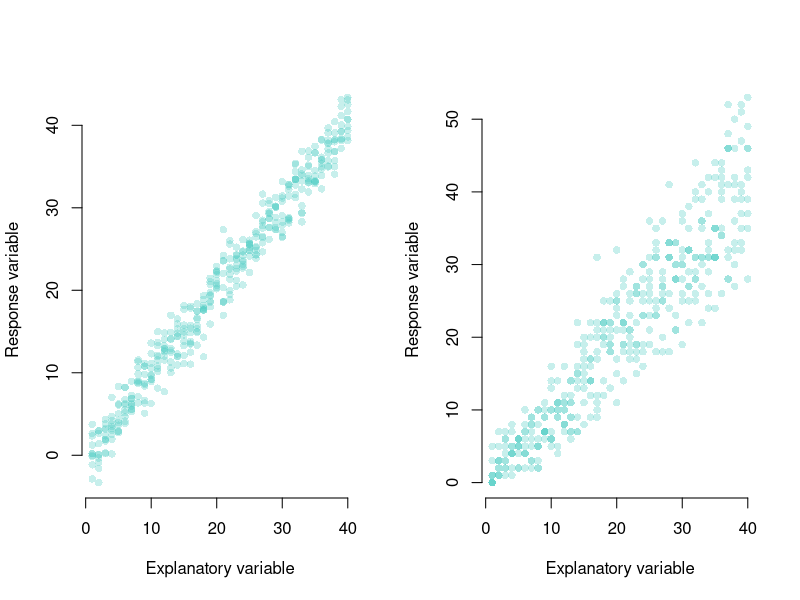
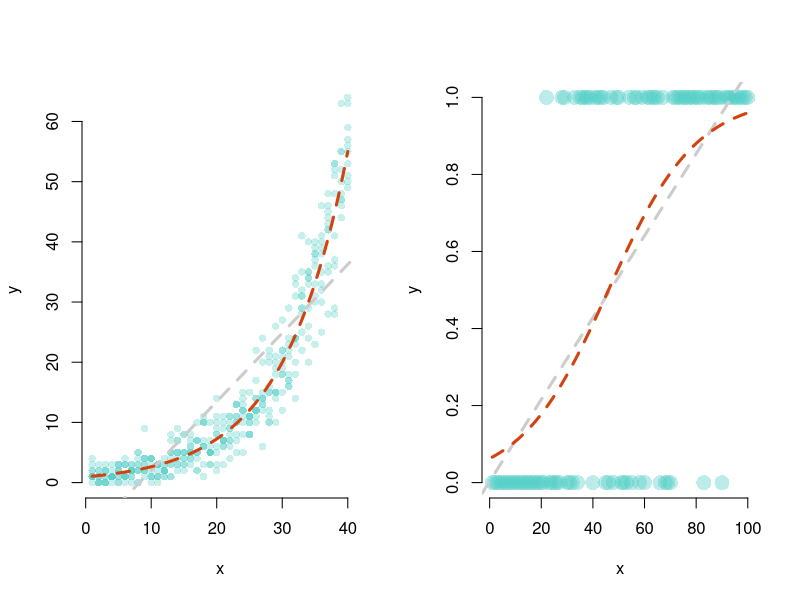
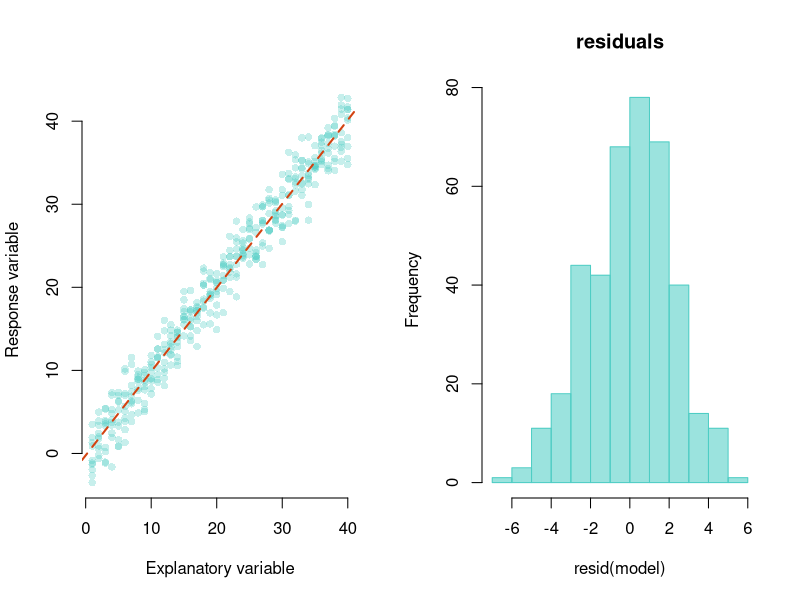
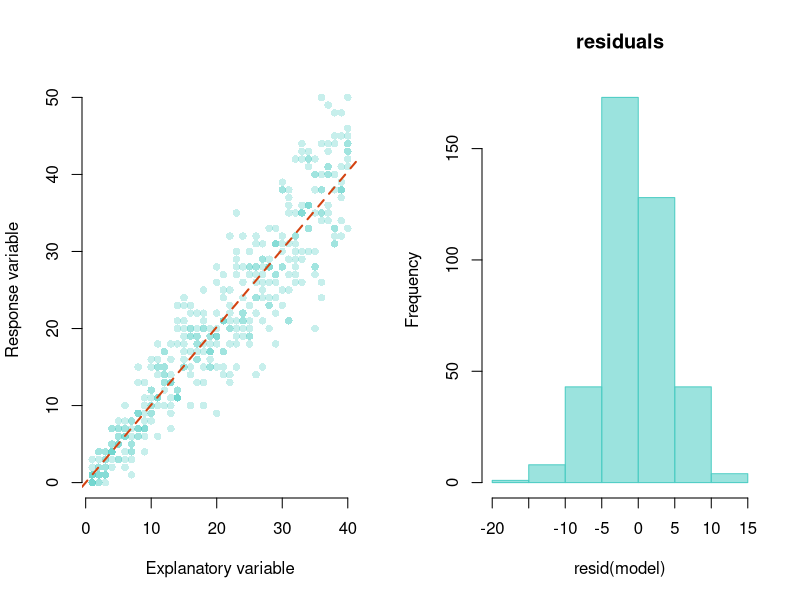
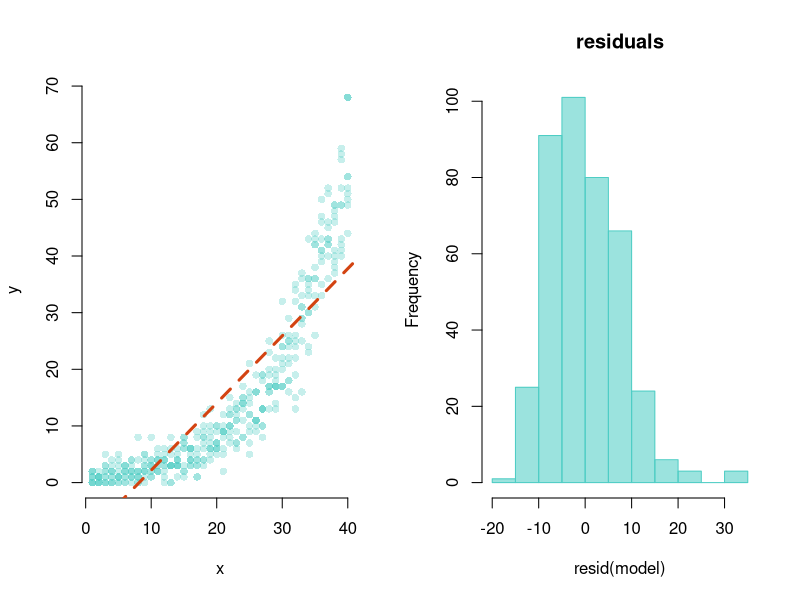
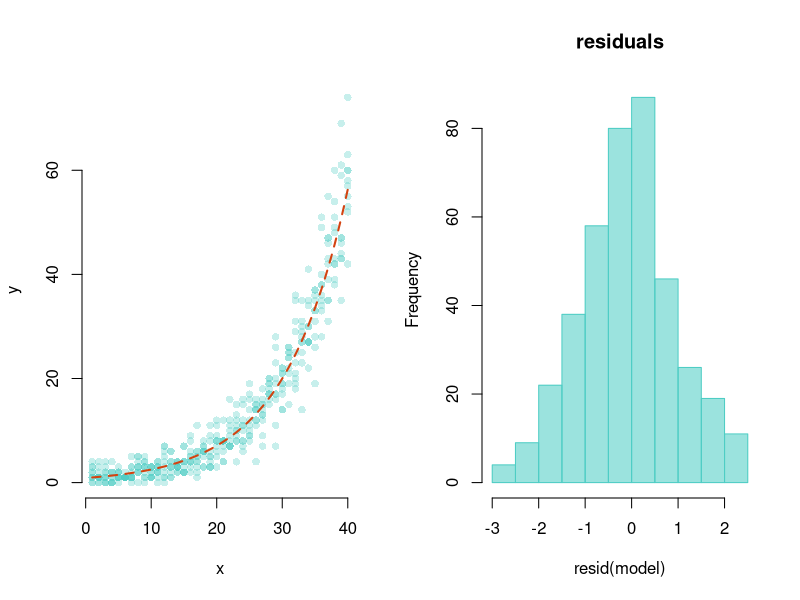
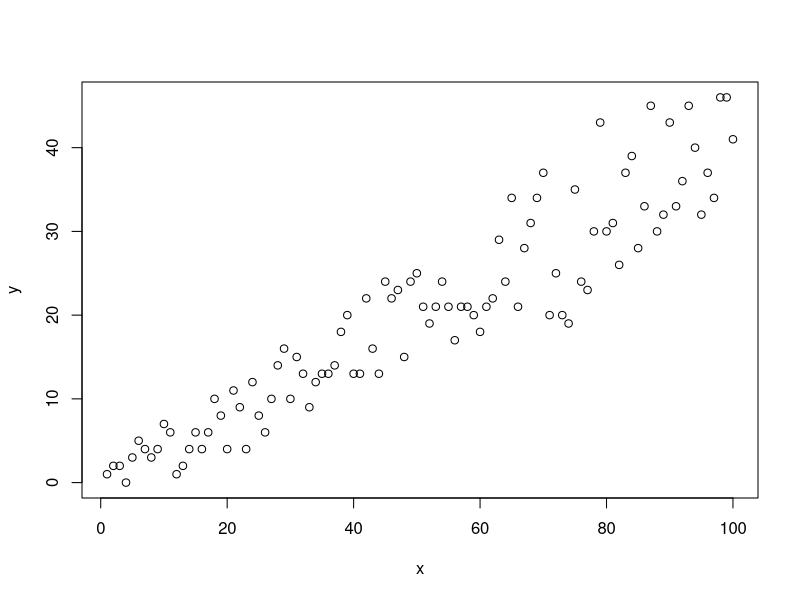
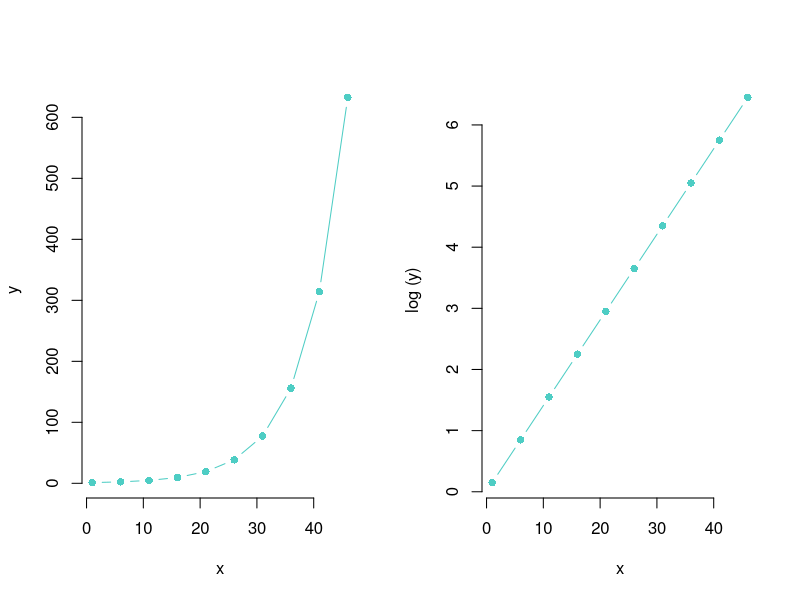

Source code (R) for these figures, in order:
#GLM lecture 1 figures





pdf("GLMVariance.pdf",w=8,h=6)
n = 10
poissondata=data.frame(response=rpois(40*n,rep(1:40,n)),  explanatory=rep(1:40,n))
normaldata=data.frame(response=rnorm(40*n,rep(1:40,n),sd=2),  explanatory=rep(1:40,n))
par(mfrow=c(1,2))
plot(normaldata$explanatory,normaldata$response,pch=16,col="#4ECDC450",bty="n",xlab = "Explanatory variable",ylab="Response variable")
plot(poissondata$explanatory,poissondata$response,pch=16,col="#4ECDC450",bty="n",xlab = "Explanatory variable",ylab="Response variable")
dev.off()


pdf("GLMLinearity.pdf",w=8,h=6)
par(mfrow=c(1,2))
n = 10
x = rep(1:40,n)
y = rpois(length(x),exp(0.1*rep(1:40,n)))

poissondata=data.frame(response=y,  explanatory=x)
plot(poissondata$explanatory,poissondata$response,pch=16,col="#4ECDC450",bty="n",xlab = "x",ylab="y")
model = lm(y~x,poissondata)
abline(model,lty=2,col="grey80",lwd=3)
model = glm(y~x,family="poisson",poissondata)
newX = seq(1,40,0.5)
newY = predict(model,newdata=data.frame(x = newX),type="response")
lines(newX,newY,col="#D34311",lwd=3,lty=2)

###
maxV = 100
nV = 1

x = rep(1:maxV,each=nV)
y = c(NA,length(x))

for (i in 1:maxV){
  y[x==i]<-rbinom(nV,1,i/100)
}

plot(x,y,bty="n",type="n", xlab = "x",ylab = "y")
points(x,y,pch=16,col="#4ECDC460",cex=2)
model = lm(y~x)
abline(model,lty=2,col="grey80",lwd=3)

model = glm(y~x,family="binomial")
lines(1:100,predict(model,x=1:100,type="response"),col="#D34311",lwd=3,lty=2)

dev.off()


pdf("GLMErrorNormality1.pdf",w=8,h=6)
n = 10
poissondata=data.frame(response=rpois(40*n,rep(1:40,n)),  explanatory=rep(1:40,n))
normaldata=data.frame(response=rnorm(40*n,rep(1:40,n),sd=2),  explanatory=rep(1:40,n))
par(mfrow=c(1,2))
plot(normaldata$explanatory,normaldata$response,pch=16,col="#4ECDC450",bty="n",xlab = "Explanatory variable",ylab="Response variable")
model = lm(response~explanatory,data=normaldata)
abline(model,col="#D34311",lwd=2,lty=2)
hist(resid(model),col="#4ECDC490",border="#4ECDC4",main="residuals")
dev.off()

pdf("GLMErrorNormality2.pdf",w=8,h=6)
n = 10
poissondata=data.frame(response=rpois(40*n,rep(1:40,n)),  explanatory=rep(1:40,n))
normaldata=data.frame(response=rnorm(40*n,rep(1:40,n),sd=2),  explanatory=rep(1:40,n))
par(mfrow=c(1,2))
plot(poissondata$explanatory,poissondata$response,pch=16,col="#4ECDC450",bty="n",xlab = "Explanatory variable",ylab="Response variable")
model = lm(response~explanatory,data=poissondata)
abline(model,col="#D34311",lwd=2,lty=2)
hist(resid(model),col="#4ECDC490",border="#4ECDC4",main="residuals")
dev.off()

pdf("GLMErrorNormality2.pdf",w=8,h=6)
par(mfrow=c(1,2))
n = 10
x = rep(1:40,n)
y = rpois(length(x),exp(0.1*rep(1:40,n)))

poissondata=data.frame(response=y,  explanatory=x)
plot(poissondata$explanatory,poissondata$response,pch=16,col="#4ECDC450",bty="n",xlab = "x",ylab="y")
model = lm(y~x,poissondata)
abline(model,lty=2,lwd=3,col="#D34311")
hist(resid(model),col="#4ECDC490",border="#4ECDC4",main="residuals")
dev.off()

pdf("GLMErrorNormality2b.pdf",w=8,h=6)
par(mfrow=c(1,2))
n = 10
x = rep(1:40,n)
y = rpois(length(x),exp(0.1*rep(1:40,n)))

poissondata=data.frame(response=y,  explanatory=x)
plot(poissondata$explanatory,poissondata$response,pch=16,col="#4ECDC450",bty="n",xlab = "x",ylab="y")
#model = lm(y~x,poissondata)
#abline(model,lty=2,lwd=3,col="#D34311")
model = glm(y~x,family="poisson",poissondata)
newX = seq(1,40,0.5)
newY = predict(model,newdata=data.frame(x = newX),type="response")
lines(newX,newY,col="#D34311",lwd=2,lty=2)
hist(resid(model),col="#4ECDC490",border="#4ECDC4",main="residuals")
dev.off()







###



pdf("GLM Poisson.pdf",w=8,h=6)

maxV = 100
nV = 1
x = rep(1:maxV,each=nV)
y = c(NA,length(x))

for (i in 1:maxV){
y[x==i]<-rpois(nV,i*.4)
}

plot(x,y)

dev.off()






pdf("LogLink.pdf",w=8,h=6)
par(mfrow = c(1,2))
x  = seq(1,50,5)
y = exp(0.01 + 0.14*x)
plot(x,y,bty="n",type="n", xlab = "x",ylab = "y")
lines(x,y,pch=16,col="#4ECDC4",cex=1,type="b")

plot(x,log(y),bty="n",type="n", xlab = "x",ylab = "log (y)")
lines(x,log(y),pch=16,col="#4ECDC4",cex=1,type="b")
dev.off()


pdf("LogitLink.pdf",w=8,h=6)
par(mfrow = c(1,2))
x = seq(0,200,10)
y = 1/(1+exp(-0.05*(x-100)))
plot(x,y,bty="n",type="n", xlab = "x",ylab = "y")
lines(x,y,pch=16,col="#4ECDC4",cex=1,type="b")

plot(x,log(y/(1-y)),bty="n",type="n", xlab = "x",ylab = "logit y")
lines(x,log(y/(1-y)),pch=16,col="#4ECDC4",cex=1,type="b")

dev.off()




